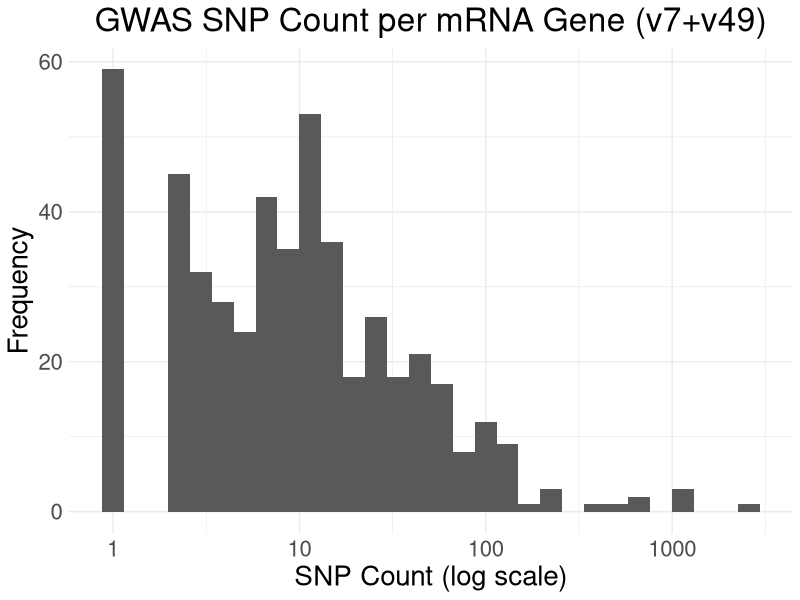
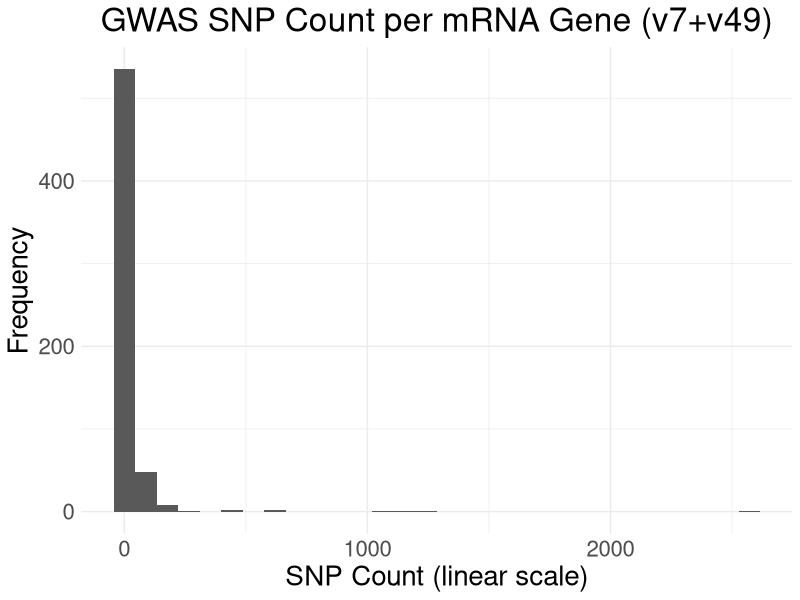
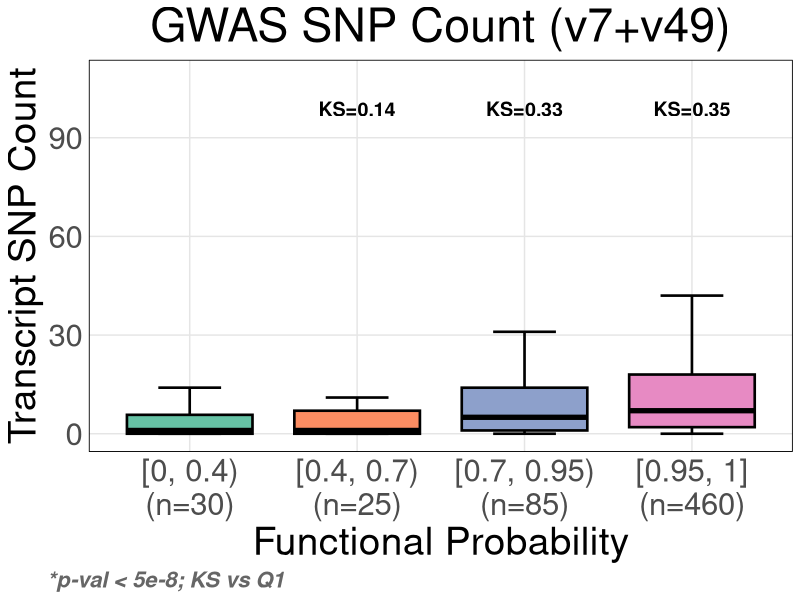
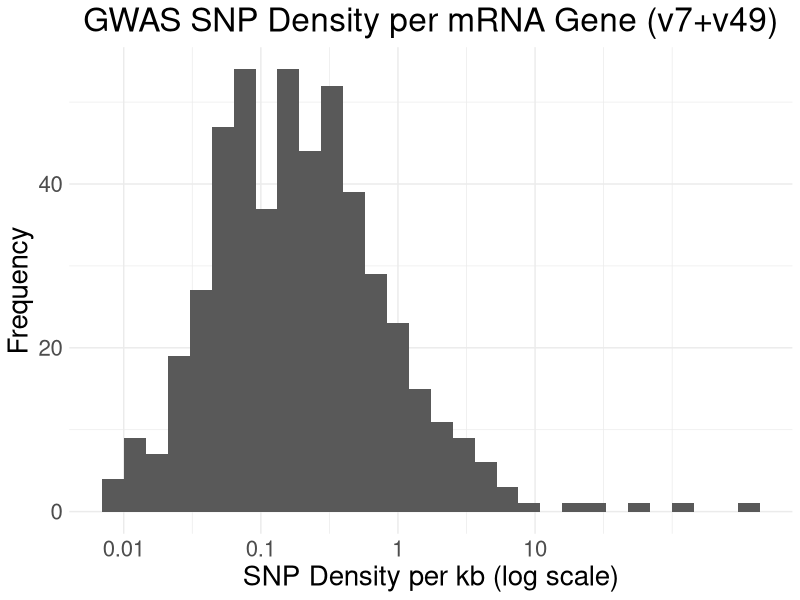
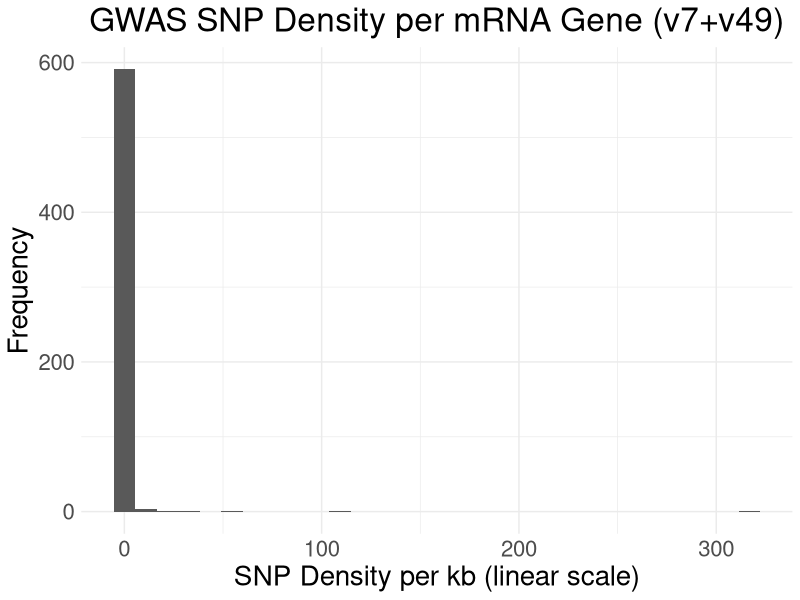
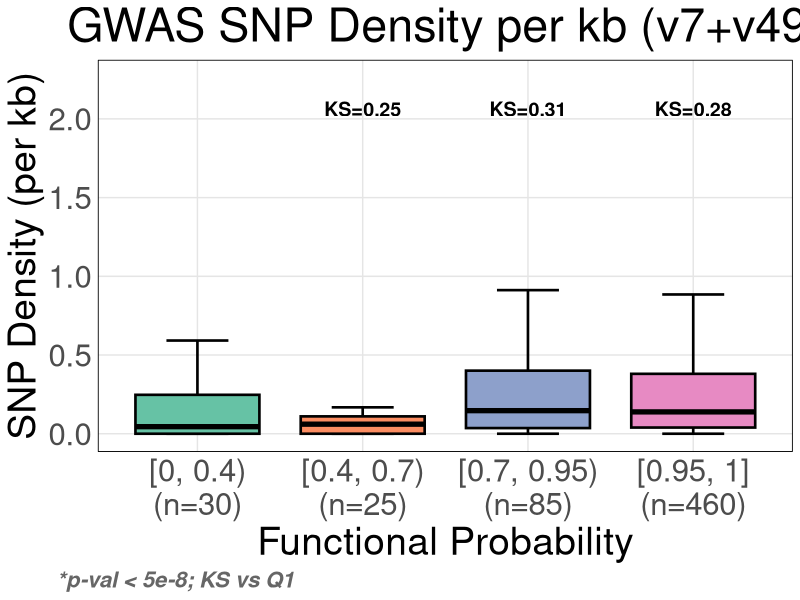
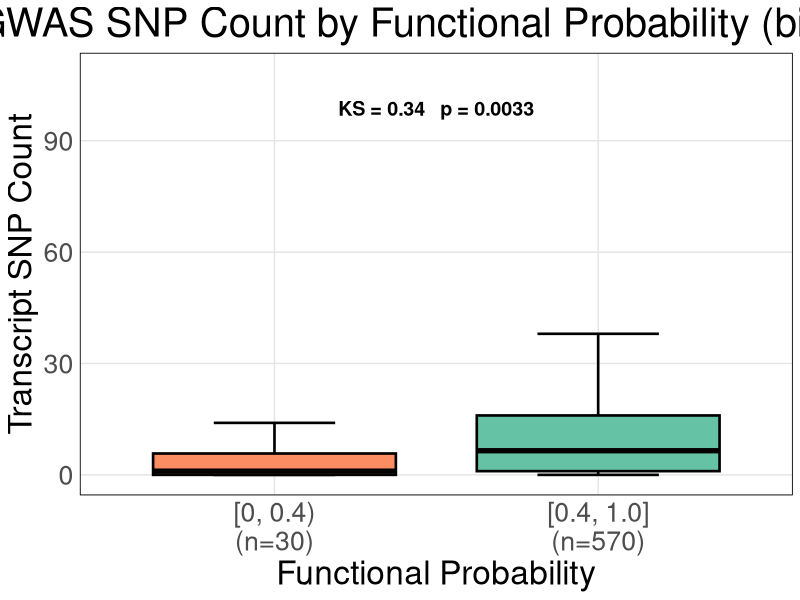
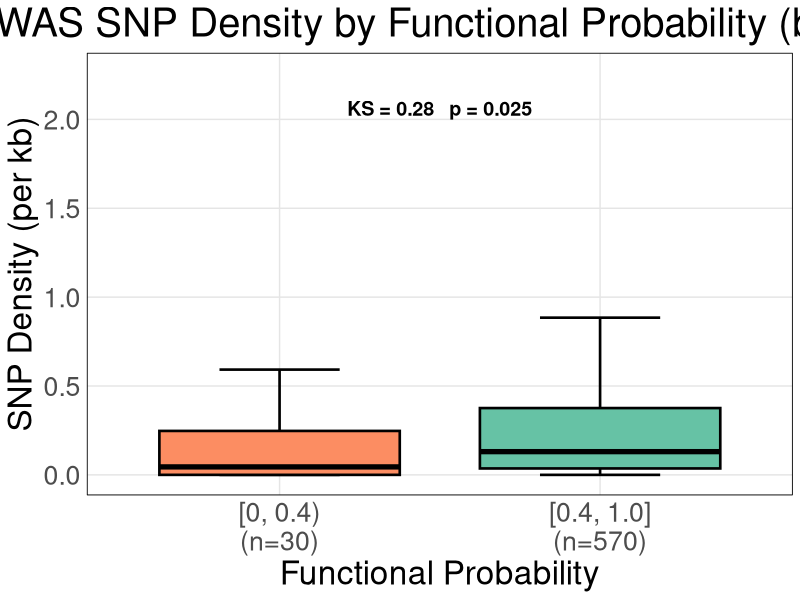

R code for these plots, in order:
# ===============================================
# GWAS SNP Density Analysis for mrna_old_vs_new (v7 vs v49)
# ===============================================
# Forked from mrna_gwas_snp_density_analysis.R for the 500-gene
# v7-deprecated vs v49-current paired mRNA dataset.

library(dplyr)
library(tidyr)
library(stringr)
library(ggplot2)

custom_colors <- c("#66C2A5", "#FC8D62", "#8DA0CB", "#E78AC3", "#A6D854", "#FFD92F", "#E5C494", "red", "yellow", "green")

# Input: output of extract_gwas_data_mrna.sh
gwas_data <- read.csv("../results/mrna_old_vs_new_gwas_snp_density.csv", header = TRUE)

# Highest probability across exons
gwas_data <- gwas_data %>%
  mutate(
    highest_prob = pmax(ex2_prob_Yes, ex3_prob_Yes, na.rm = TRUE)
  )

cat("Dataset dimensions:", nrow(gwas_data), "genes x", ncol(gwas_data), "columns\n")
cat("Genes with transcript SNPs:", sum(gwas_data$transcript_SNP_count_ct > 0, na.rm = TRUE), "\n")
cat("Functional split:\n")
print(table(gwas_data$Functional))

#####################
# SNP Count Analysis #
#####################

filtered_snp_count_data <- gwas_data %>%
  mutate(
    selected_snp_count = ifelse(ex2_prob_Yes == ex3_prob_Yes,
                                ifelse(is.na(ex3_SNP_count_ct),
                                       ex2_SNP_count_ct,
                                       ifelse(!is.na(ex2_SNP_count_ct),
                                              ifelse(ex2_SNP_count_ct >= ex3_SNP_count_ct,
                                                     ex2_SNP_count_ct,
                                                     ex3_SNP_count_ct),
                                              ex3_SNP_count_ct)),
                                ifelse(ex2_prob_Yes > ex3_prob_Yes,
                                       ex2_SNP_count_ct,
                                       ex3_SNP_count_ct)),
    max_snp_count = transcript_SNP_count_ct,

    snp_count_category = case_when(
      transcript_SNP_count_ct < 1 ~ "0",
      transcript_SNP_count_ct >= 1 & transcript_SNP_count_ct <= 10 ~ "1-10",
      transcript_SNP_count_ct > 10 & transcript_SNP_count_ct <= 50 ~ "11-50",
      transcript_SNP_count_ct > 50 ~ ">50"
    ),

    snp_density_per_kb = transcript_SNP_count_ct / (End_Transcript - Start_Transcript) * 1000
  )


density_quintiles <- quantile(
  filtered_snp_count_data$snp_density_per_kb[filtered_snp_count_data$snp_density_per_kb > 0],
  probs = seq(0, 1, by = 0.25), na.rm = TRUE
)
cat("\n=== SNP Density Quartiles (non-zero only) ===\n")
print(density_quintiles)

q1 <- round(density_quintiles[2], 3)
q2 <- round(density_quintiles[3], 3)
q3 <- round(density_quintiles[4], 3)

filtered_snp_count_data <- filtered_snp_count_data %>%
  mutate(
    snp_density_category = case_when(
      is.na(snp_density_per_kb) ~ "NA",
      snp_density_per_kb == 0 ~ "0",
      snp_density_per_kb > 0 & snp_density_per_kb <= density_quintiles[2] ~ "Q1",
      snp_density_per_kb > density_quintiles[2] & snp_density_per_kb <= density_quintiles[3] ~ "Q2",
      snp_density_per_kb > density_quintiles[3] & snp_density_per_kb <= density_quintiles[4] ~ "Q3",
      snp_density_per_kb > density_quintiles[4] ~ "Q4"
    )
  )

count_quintiles <- quantile(
  filtered_snp_count_data$transcript_SNP_count_ct[filtered_snp_count_data$transcript_SNP_count_ct > 0],
  probs = seq(0, 1, by = 0.25), na.rm = TRUE
)
cat("\n=== SNP Count Quartiles (non-zero only) ===\n")
print(count_quintiles)

filtered_snp_count_data <- filtered_snp_count_data %>%
  mutate(
    snp_count_category = case_when(
      transcript_SNP_count_ct == 0 ~ "0",
      transcript_SNP_count_ct >= 1 & transcript_SNP_count_ct <= count_quintiles[2] ~ "Q1",
      transcript_SNP_count_ct > count_quintiles[2] & transcript_SNP_count_ct <= count_quintiles[3] ~ "Q2",
      transcript_SNP_count_ct > count_quintiles[3] & transcript_SNP_count_ct <= count_quintiles[4] ~ "Q3",
      transcript_SNP_count_ct > count_quintiles[4] ~ "Q4"
    )
  )

cat("\n=== SNP Count Summary ===\n")
print(summary(filtered_snp_count_data$transcript_SNP_count_ct))
cat("\n=== SNP Density per kb Summary ===\n")
print(summary(filtered_snp_count_data$snp_density_per_kb))
cat("\n=== SNP Count Categories ===\n")
print(table(filtered_snp_count_data$snp_count_category))
cat("\n=== SNP Density Categories ===\n")
print(table(filtered_snp_count_data$snp_density_category))

filtered_snp_count_data$snp_count_category <- factor(
  filtered_snp_count_data$snp_count_category,
  levels = c("0", "Q1", "Q2", "Q3", "Q4")
)

filtered_snp_count_data$snp_density_category <- factor(
  filtered_snp_count_data$snp_density_category,
  levels = c("0", "Q1", "Q2", "Q3", "Q4")
)

#####################
# SNP Count Plots   #
#####################

p_hist_log <- ggplot(filtered_snp_count_data %>% filter(transcript_SNP_count_ct > 0),
                     aes(x = transcript_SNP_count_ct)) +
  geom_histogram(bins = 30) +
  scale_x_log10(breaks = c(1, 10, 100, 1000), labels = c(1, 10, 100, 1000)) +
  labs(
    title = "GWAS SNP Count per mRNA Gene (v7+v49)",
    x = "SNP Count (log scale)",
    y = "Frequency"
  ) +
  theme_minimal() +
  theme(
    plot.title = element_text(hjust = 0.5),
    text = element_text(size = 20),
    plot.background = element_rect(fill = "white", colour = NA),
    panel.background = element_rect(fill = "white", colour = NA)
  )

ggsave("../results/gwas/mrna_old_vs_new_SNP_count_histogram_log.png", p_hist_log, width = 10, height = 7)

p_hist_lin <- ggplot(filtered_snp_count_data, aes(x = transcript_SNP_count_ct)) +
  geom_histogram(bins = 30) +
  labs(
    title = "GWAS SNP Count per mRNA Gene (v7+v49)",
    x = "SNP Count (linear scale)",
    y = "Frequency"
  ) +
  theme_minimal() +
  theme(
    plot.title = element_text(hjust = 0.5),
    text = element_text(size = 20),
    plot.background = element_rect(fill = "white", colour = NA),
    panel.background = element_rect(fill = "white", colour = NA)
  )

ggsave("../results/gwas/mrna_old_vs_new_SNP_count_histogram_linear.png", p_hist_lin, width = 10, height = 7)

range_label <- function(cat, quintiles, digits = 3) {
  if (cat == "0") return("0")
  i  <- as.integer(sub("Q", "", cat))
  lo <- round(quintiles[i], digits)
  sprintf(">%s", lo)
}

# Bin highest_prob using fixed biological bins anchored on the 0.4 model threshold.
# Quantile-based binning fails here because the model output is heavily right-skewed
# (>75% of predictions cluster at prob_Yes == 1.000), so quartile cuts collapse.
prob_breaks <- c(0, 0.4, 0.7, 0.95, 1.0001)  # 1.0001 to include the inclusive upper bound
prob_labels <- c("Q1", "Q2", "Q3", "Q4")
# Bin boundaries shown to the user in plot labels
prob_quintiles <- c(0, 0.4, 0.7, 0.95, 1.0)
cat("\n=== Functional Probability Bins (fixed) ===\n")
print(setNames(prob_quintiles, c("min", "Q1/Q2", "Q2/Q3", "Q3/Q4", "max")))

filtered_snp_count_data <- filtered_snp_count_data %>%
  mutate(
    prob_category = cut(highest_prob, breaks = prob_breaks,
                        labels = prob_labels, include.lowest = TRUE, right = FALSE)
  )
filtered_snp_count_data$prob_category <- factor(
  filtered_snp_count_data$prob_category,
  levels = prob_labels
)
cat("\n=== Functional Probability Bin Sizes ===\n")
print(table(filtered_snp_count_data$prob_category, useNA = "ifany"))

legend_data <- filtered_snp_count_data %>%
  filter(!is.na(prob_category)) %>%
  count(prob_category)

# x-axis labels: half-open intervals matching cut(..., right=FALSE).
# The final bin is closed on both ends since prob == 1.0 is in scope.
prob_label <- function(cat, quintiles, digits = 2) {
  i  <- as.integer(sub("Q", "", cat))
  lo <- round(quintiles[i], digits)
  hi <- round(quintiles[i + 1], digits)
  closer <- if (i == length(quintiles) - 1) "]" else ")"
  sprintf("[%s, %s%s", lo, hi, closer)
}
new_labels <- setNames(
  vapply(as.character(legend_data$prob_category), function(cat) {
    n_val <- legend_data$n[as.character(legend_data$prob_category) == cat]
    paste0(prob_label(cat, prob_quintiles, digits = 2), "\n(n=", n_val, ")")
  }, character(1)),
  legend_data$prob_category
)

# KS tests: compare each higher probability quartile against Q1 (lowest)
reference_group <- "Q1"
comparison_groups <- c("Q2", "Q3", "Q4")

reference_data <- filtered_snp_count_data %>%
  filter(prob_category == reference_group) %>%
  pull(transcript_SNP_count_ct)

stats_list <- lapply(comparison_groups, function(group) {
  comparison_data <- filtered_snp_count_data %>%
    filter(prob_category == group) %>%
    pull(transcript_SNP_count_ct)

  if (length(comparison_data) < 2) {
    return(data.frame(prob_category = group, label = "n<2"))
  }

  ks_result <- ks.test(reference_data, comparison_data)
  data.frame(
    prob_category = group,
    label = paste0("KS=", round(ks_result$statistic, 2))
  )
})

stats_labels <- do.call(rbind, stats_list)
# Position KS labels just above the 95th-percentile of SNP count for headroom
count_ymax <- quantile(filtered_snp_count_data$transcript_SNP_count_ct, 0.95, na.rm = TRUE)
stats_labels$y_position <- count_ymax * 1.05

p_snp_count <- ggplot(filtered_snp_count_data %>% filter(!is.na(prob_category)),
                      aes(x = prob_category, y = transcript_SNP_count_ct, fill = prob_category)) +
  geom_boxplot(linewidth = 0.9, na.rm = TRUE, outlier.shape = NA, color = "black", staplewidth = 0.5) +
  scale_fill_manual(values = custom_colors[1:length(levels(filtered_snp_count_data$prob_category))]) +
  scale_x_discrete(labels = new_labels) +
  geom_text(
    data = stats_labels,
    aes(x = prob_category, y = y_position, label = label),
    inherit.aes = FALSE,
    size = 5,
    color = "black",
    fontface = "bold"
  ) +
  coord_cartesian(ylim = c(0, count_ymax * 1.15), clip = "off") +
  labs(
    title = "GWAS SNP Count (v7+v49)",
    x = "Functional Probability",
    y = "Transcript SNP Count",
    caption = "*p-val < 5e-8; KS vs Q1"
  ) +
  theme_minimal() +
  theme(
    plot.title = element_text(hjust = 0.5),
    text = element_text(size = 28),
    axis.text.x = element_text(hjust = 0.5),
    panel.grid.major = element_line(color = "gray90"),
    panel.grid.minor = element_blank(),
    legend.position = "none",
    panel.border = element_rect(colour = "black", fill = NA, linewidth = 0.3),
    plot.caption = element_text(size = 16, hjust = -0.09, face = "bold.italic", color = "grey40"),
    plot.background = element_rect(fill = "white", colour = NA),
    panel.background = element_rect(fill = "white", colour = NA)
  )

ggsave("../results/gwas/mrna_old_vs_new_SNP_count_boxPlot.png", p_snp_count, width = 12, height = 8)

#####################
# SNP Density Plots #
#####################

density_data <- filtered_snp_count_data %>% filter(!is.na(snp_density_category))

p_dens_hist_log <- ggplot(density_data %>% filter(snp_density_per_kb > 0),
                          aes(x = snp_density_per_kb)) +
  geom_histogram(bins = 30) +
  scale_x_log10(breaks = c(0.01, 0.1, 1, 10), labels = c(0.01, 0.1, 1, 10)) +
  labs(
    title = "GWAS SNP Density per mRNA Gene (v7+v49)",
    x = "SNP Density per kb (log scale)",
    y = "Frequency"
  ) +
  theme_minimal() +
  theme(
    plot.title = element_text(hjust = 0.5),
    text = element_text(size = 20),
    plot.background = element_rect(fill = "white", colour = NA),
    panel.background = element_rect(fill = "white", colour = NA)
  )

ggsave("../results/gwas/mrna_old_vs_new_SNP_density_histogram_log.png", p_dens_hist_log, width = 10, height = 7)

p_dens_hist_lin <- ggplot(density_data, aes(x = snp_density_per_kb)) +
  geom_histogram(bins = 30) +
  labs(
    title = "GWAS SNP Density per mRNA Gene (v7+v49)",
    x = "SNP Density per kb (linear scale)",
    y = "Frequency"
  ) +
  theme_minimal() +
  theme(
    plot.title = element_text(hjust = 0.5),
    text = element_text(size = 20),
    plot.background = element_rect(fill = "white", colour = NA),
    panel.background = element_rect(fill = "white", colour = NA)
  )

ggsave("../results/gwas/mrna_old_vs_new_SNP_density_histogram_linear.png", p_dens_hist_lin, width = 10, height = 7)

# Reuse prob_category from above; legend/labels show probability quartile ranges + n
legend_data <- density_data %>%
  filter(!is.na(prob_category)) %>%
  count(prob_category)

new_labels <- setNames(
  vapply(as.character(legend_data$prob_category), function(cat) {
    n_val <- legend_data$n[as.character(legend_data$prob_category) == cat]
    paste0(prob_label(cat, prob_quintiles, digits = 2), "\n(n=", n_val, ")")
  }, character(1)),
  legend_data$prob_category
)

# KS tests: compare each higher-probability quartile's SNP density against Q1
reference_group <- "Q1"
comparison_groups <- c("Q2", "Q3", "Q4")

reference_data <- density_data %>%
  filter(prob_category == reference_group) %>%
  pull(snp_density_per_kb)

stats_list <- lapply(comparison_groups, function(group) {
  comparison_data <- density_data %>%
    filter(prob_category == group) %>%
    pull(snp_density_per_kb)

  if (length(comparison_data) < 2) {
    return(data.frame(prob_category = group, label = "n<2"))
  }

  ks_result <- ks.test(reference_data, comparison_data)
  data.frame(
    prob_category = group,
    label = paste0("KS=", round(ks_result$statistic, 2))
  )
})

stats_labels <- do.call(rbind, stats_list)
# Position KS labels above the 95th-percentile density for headroom
dens_ymax <- quantile(density_data$snp_density_per_kb, 0.95, na.rm = TRUE)
stats_labels$y_position <- dens_ymax * 1.05

p_snp_density <- ggplot(density_data %>% filter(!is.na(prob_category)),
                        aes(x = prob_category, y = snp_density_per_kb, fill = prob_category)) +
  geom_boxplot(linewidth = 0.9, na.rm = TRUE, outlier.shape = NA, color = "black", staplewidth = 0.5) +
  scale_fill_manual(values = custom_colors[1:length(levels(density_data$prob_category))]) +
  scale_x_discrete(labels = new_labels) +
  geom_text(
    data = stats_labels,
    aes(x = prob_category, y = y_position, label = label),
    inherit.aes = FALSE,
    size = 5,
    color = "black",
    fontface = "bold"
  ) +
  coord_cartesian(ylim = c(0, dens_ymax * 1.15), clip = "off") +
  labs(
    title = "GWAS SNP Density per kb (v7+v49)",
    x = "Functional Probability",
    y = "SNP Density (per kb)",
    caption = "*p-val < 5e-8; KS vs Q1"
  ) +
  theme_minimal() +
  theme(
    plot.title = element_text(hjust = 0.5),
    text = element_text(size = 28),
    axis.text.x = element_text(hjust = 0.5),
    panel.grid.major = element_line(color = "gray90"),
    panel.grid.minor = element_blank(),
    legend.position = "none",
    panel.border = element_rect(colour = "black", fill = NA, linewidth = 0.3),
    plot.caption = element_text(size = 16, hjust = -0.09, face = "bold.italic", color = "grey40"),
    plot.background = element_rect(fill = "white", colour = NA),
    panel.background = element_rect(fill = "white", colour = NA)
  )

ggsave("../results/gwas/mrna_old_vs_new_SNP_density_boxPlot.png", p_snp_density, width = 12, height = 8)

#####################
# Binary probability split: below vs above the 0.4 functional threshold
#####################

binary_data <- filtered_snp_count_data %>%
  filter(!is.na(highest_prob)) %>%
  mutate(prob_binary = factor(ifelse(highest_prob < 0.4, "[0, 0.4)", "[0.4, 1.0]"),
                              levels = c("[0, 0.4)", "[0.4, 1.0]")))

binary_legend <- binary_data %>% count(prob_binary)
binary_labels <- setNames(
  paste0(binary_legend$prob_binary, "\n(n=", binary_legend$n, ")"),
  as.character(binary_legend$prob_binary)
)

# KS tests across the binary split
ref_bin_count   <- binary_data %>% filter(prob_binary == "[0, 0.4)") %>% pull(transcript_SNP_count_ct)
cmp_bin_count   <- binary_data %>% filter(prob_binary == "[0.4, 1.0]") %>% pull(transcript_SNP_count_ct)
ks_bin_count    <- ks.test(ref_bin_count, cmp_bin_count)

bin_density_data <- binary_data %>% filter(!is.na(snp_density_per_kb))
ref_bin_dens   <- bin_density_data %>% filter(prob_binary == "[0, 0.4)") %>% pull(snp_density_per_kb)
cmp_bin_dens   <- bin_density_data %>% filter(prob_binary == "[0.4, 1.0]") %>% pull(snp_density_per_kb)
ks_bin_density <- ks.test(ref_bin_dens, cmp_bin_dens)

cat("\n=== Binary Probability Split (threshold 0.4) ===\n")
print(binary_data %>%
  group_by(prob_binary) %>%
  summarise(
    n = n(),
    median_count = median(transcript_SNP_count_ct, na.rm = TRUE),
    mean_count = round(mean(transcript_SNP_count_ct, na.rm = TRUE), 2),
    median_density = round(median(snp_density_per_kb, na.rm = TRUE), 3),
    mean_density = round(mean(snp_density_per_kb, na.rm = TRUE), 3),
    .groups = "drop"
  ))
cat(sprintf("KS (count):   D = %.3f  p = %.3g\n", ks_bin_count$statistic, ks_bin_count$p.value))
cat(sprintf("KS (density): D = %.3f  p = %.3g\n", ks_bin_density$statistic, ks_bin_density$p.value))

binary_colors <- c("[0, 0.4)" = "#FC8D62", "[0.4, 1.0]" = "#66C2A5")

# --- Count boxplot (binary) ---
count_ymax_bin <- quantile(binary_data$transcript_SNP_count_ct, 0.95, na.rm = TRUE)
p_count_bin <- ggplot(binary_data,
                      aes(x = prob_binary, y = transcript_SNP_count_ct, fill = prob_binary)) +
  geom_boxplot(linewidth = 0.9, na.rm = TRUE, outlier.shape = NA, color = "black", staplewidth = 0.5) +
  scale_fill_manual(values = binary_colors) +
  scale_x_discrete(labels = binary_labels) +
  annotate("text", x = 1.5, y = count_ymax_bin * 1.05,
           label = sprintf("KS = %.2f   p = %.2g", ks_bin_count$statistic, ks_bin_count$p.value),
           size = 5, fontface = "bold") +
  coord_cartesian(ylim = c(0, count_ymax_bin * 1.15), clip = "off") +
  labs(
    title = "GWAS SNP Count by Functional Probability (binary)",
    x = "Functional Probability",
    y = "Transcript SNP Count"
  ) +
  theme_minimal() +
  theme(
    plot.title = element_text(hjust = 0.5),
    text = element_text(size = 24),
    axis.text.x = element_text(hjust = 0.5),
    panel.grid.major = element_line(color = "gray90"),
    panel.grid.minor = element_blank(),
    legend.position = "none",
    panel.border = element_rect(colour = "black", fill = NA, linewidth = 0.3),
    plot.background = element_rect(fill = "white", colour = NA),
    panel.background = element_rect(fill = "white", colour = NA)
  )

ggsave("../results/gwas/mrna_old_vs_new_SNP_count_boxPlot_binary.png",
       p_count_bin, width = 10, height = 8)

# --- Density boxplot (binary) ---
dens_ymax_bin <- quantile(bin_density_data$snp_density_per_kb, 0.95, na.rm = TRUE)
p_density_bin <- ggplot(bin_density_data,
                        aes(x = prob_binary, y = snp_density_per_kb, fill = prob_binary)) +
  geom_boxplot(linewidth = 0.9, na.rm = TRUE, outlier.shape = NA, color = "black", staplewidth = 0.5) +
  scale_fill_manual(values = binary_colors) +
  scale_x_discrete(labels = binary_labels) +
  annotate("text", x = 1.5, y = dens_ymax_bin * 1.05,
           label = sprintf("KS = %.2f   p = %.2g", ks_bin_density$statistic, ks_bin_density$p.value),
           size = 5, fontface = "bold") +
  coord_cartesian(ylim = c(0, dens_ymax_bin * 1.15), clip = "off") +
  labs(
    title = "GWAS SNP Density by Functional Probability (binary)",
    x = "Functional Probability",
    y = "SNP Density (per kb)"
  ) +
  theme_minimal() +
  theme(
    plot.title = element_text(hjust = 0.5),
    text = element_text(size = 24),
    axis.text.x = element_text(hjust = 0.5),
    panel.grid.major = element_line(color = "gray90"),
    panel.grid.minor = element_blank(),
    legend.position = "none",
    panel.border = element_rect(colour = "black", fill = NA, linewidth = 0.3),
    plot.background = element_rect(fill = "white", colour = NA),
    panel.background = element_rect(fill = "white", colour = NA)
  )

ggsave("../results/gwas/mrna_old_vs_new_SNP_density_boxPlot_binary.png",
       p_density_bin, width = 10, height = 8)

#####################
# SNP density vs sequence length scatter
#####################

# Transcript length is the natural "sequence length" here since SNP density is
# normalized by it. Drop rows without resolved transcript coords or zero span.
scatter_data <- filtered_snp_count_data %>%
  filter(!is.na(End_Transcript), !is.na(Start_Transcript)) %>%
  mutate(transcript_length = End_Transcript - Start_Transcript) %>%
  filter(transcript_length > 0, !is.na(snp_density_per_kb))

n_total <- nrow(scatter_data)
n_nonzero <- sum(scatter_data$snp_density_per_kb > 0)

# Correlations (linear scale and log-log)
pearson_lin <- cor(scatter_data$transcript_length, scatter_data$snp_density_per_kb,
                   method = "pearson", use = "pairwise.complete.obs")
spearman    <- cor(scatter_data$transcript_length, scatter_data$snp_density_per_kb,
                   method = "spearman", use = "pairwise.complete.obs")

# log-log Pearson restricted to nonzero density (log(0) undefined)
nz <- scatter_data %>% filter(snp_density_per_kb > 0)
pearson_log <- cor(log10(nz$transcript_length), log10(nz$snp_density_per_kb),
                   method = "pearson")

cat("\n=== SNP Density vs Transcript Length ===\n")
cat(sprintf("n = %d (%d with density > 0)\n", n_total, n_nonzero))
cat(sprintf("Pearson  (linear):   r = %.3f\n", pearson_lin))
cat(sprintf("Spearman (rank):     rho = %.3f\n", spearman))
cat(sprintf("Pearson  (log-log, density>0): r = %.3f\n", pearson_log))

# Linear-axes scatter
p_scatter_lin <- ggplot(scatter_data,
                        aes(x = transcript_length, y = snp_density_per_kb, color = Functional)) +
  geom_point(alpha = 0.6, size = 2) +
  geom_smooth(method = "lm", se = TRUE, color = "grey20", linewidth = 0.7) +
  scale_color_manual(values = c("No" = "#FC8D62", "Yes" = "#66C2A5"),
                     labels = c("No" = "v7", "Yes" = "v49")) +
  labs(
    title = "SNP density vs transcript length",
    subtitle = sprintf("Pearson r = %.3f   Spearman rho = %.3f   n = %d",
                       pearson_lin, spearman, n_total),
    x = "Transcript length (bp)",
    y = "GWAS SNP density (per kb)",
    color = "Source"
  ) +
  theme_minimal() +
  theme(
    plot.title = element_text(hjust = 0.5),
    plot.subtitle = element_text(hjust = 0.5, size = 14),
    text = element_text(size = 18),
    panel.border = element_rect(colour = "black", fill = NA, linewidth = 0.3),
    plot.background = element_rect(fill = "white", colour = NA),
    panel.background = element_rect(fill = "white", colour = NA)
  )

ggsave("../results/gwas/mrna_old_vs_new_density_vs_length_linear.png",
       p_scatter_lin, width = 11, height = 7)

# Log-log scatter (drops density == 0 points which can't be log-transformed)
p_scatter_log <- ggplot(nz,
                        aes(x = transcript_length, y = snp_density_per_kb, color = Functional)) +
  geom_point(alpha = 0.6, size = 2) +
  geom_smooth(method = "lm", se = TRUE, color = "grey20", linewidth = 0.7) +
  scale_x_log10() +
  scale_y_log10() +
  scale_color_manual(values = c("No" = "#FC8D62", "Yes" = "#66C2A5"),
                     labels = c("No" = "v7", "Yes" = "v49")) +
  labs(
    title = "SNP density vs transcript length (log-log)",
    subtitle = sprintf("Pearson r = %.3f (log-log, density>0)   n = %d", pearson_log, nrow(nz)),
    x = "Transcript length (bp, log scale)",
    y = "GWAS SNP density (per kb, log scale)",
    color = "Source"
  ) +
  theme_minimal() +
  theme(
    plot.title = element_text(hjust = 0.5),
    plot.subtitle = element_text(hjust = 0.5, size = 14),
    text = element_text(size = 18),
    panel.border = element_rect(colour = "black", fill = NA, linewidth = 0.3),
    plot.background = element_rect(fill = "white", colour = NA),
    panel.background = element_rect(fill = "white", colour = NA)
  )

ggsave("../results/gwas/mrna_old_vs_new_density_vs_length_loglog.png",
       p_scatter_log, width = 11, height = 7)

#####################
# Per-GENCODE-version boxplots: separate files for v7 and v49.
# Reuses the probability-bin x-axis from the combined boxplots, but
# subsets each plot to a single GENCODE version (v7 = deprecated genes,
# v49 = current genes).
#####################

version_specs <- list(
  list(suffix = "v7",  func_value = "No",  label = "v7",  fill = "#FC8D62"),
  list(suffix = "v49", func_value = "Yes", label = "v49", fill = "#66C2A5")
)

cat("\n=== Per-GENCODE-version per-probability-bin breakdown ===\n")

for (spec in version_specs) {
  sub_count   <- filtered_snp_count_data %>%
    filter(Functional == spec$func_value, !is.na(prob_category))
  sub_density <- sub_count %>% filter(!is.na(snp_density_per_kb))

  cat(sprintf("\n-- %s --\n", spec$label))
  print(sub_count %>%
    group_by(prob_category) %>%
    summarise(
      n = n(),
      median_count = median(transcript_SNP_count_ct, na.rm = TRUE),
      median_density = round(median(snp_density_per_kb, na.rm = TRUE), 3),
      .groups = "drop"
    ))

  # --- KS tests for SNP count, each prob bin vs Q1 (within this version) ---
  ref_count <- sub_count %>% filter(prob_category == "Q1") %>% pull(transcript_SNP_count_ct)
  stats_count <- lapply(c("Q2", "Q3", "Q4"), function(g) {
    d <- sub_count %>% filter(prob_category == g) %>% pull(transcript_SNP_count_ct)
    if (length(d) < 2 || length(ref_count) < 2) return(data.frame(prob_category = g, label = "n<2"))
    ks <- ks.test(ref_count, d)
    data.frame(prob_category = g, label = paste0("KS=", round(ks$statistic, 2)))
  })
  stats_count <- do.call(rbind, stats_count)
  count_ymax <- quantile(sub_count$transcript_SNP_count_ct, 0.95, na.rm = TRUE)
  stats_count$y_position <- count_ymax * 1.05

  # x-axis labels per bin: range + n for this subset
  count_legend <- sub_count %>% count(prob_category)
  count_labels <- setNames(
    vapply(as.character(count_legend$prob_category), function(cat) {
      n_val <- count_legend$n[as.character(count_legend$prob_category) == cat]
      paste0(prob_label(cat, prob_quintiles, digits = 2), "\n(n=", n_val, ")")
    }, character(1)),
    count_legend$prob_category
  )

  p_count <- ggplot(sub_count,
                    aes(x = prob_category, y = transcript_SNP_count_ct)) +
    geom_boxplot(linewidth = 0.9, na.rm = TRUE, outlier.shape = NA, color = "black",
                 fill = spec$fill, staplewidth = 0.5) +
    scale_x_discrete(labels = count_labels) +
    geom_text(
      data = stats_count,
      aes(x = prob_category, y = y_position, label = label),
      inherit.aes = FALSE,
      size = 5, color = "black", fontface = "bold"
    ) +
    coord_cartesian(ylim = c(0, count_ymax * 1.15), clip = "off") +
    labs(
      title = sprintf("GWAS SNP Count (%s)", spec$label),
      x = "Functional Probability",
      y = "Transcript SNP Count",
      caption = "*p-val < 5e-8; KS vs Q1"
    ) +
    theme_minimal() +
    theme(
      plot.title = element_text(hjust = 0.5),
      text = element_text(size = 24),
      axis.text.x = element_text(hjust = 0.5),
      panel.grid.major = element_line(color = "gray90"),
      panel.grid.minor = element_blank(),
      legend.position = "none",
      panel.border = element_rect(colour = "black", fill = NA, linewidth = 0.3),
      plot.caption = element_text(size = 14, hjust = -0.09, face = "bold.italic", color = "grey40"),
      plot.background = element_rect(fill = "white", colour = NA),
      panel.background = element_rect(fill = "white", colour = NA)
    )

  ggsave(sprintf("../results/gwas/mrna_old_vs_new_SNP_count_boxPlot_%s.png", spec$suffix),
         p_count, width = 12, height = 8)

  # --- KS tests for SNP density, each prob bin vs Q1 ---
  ref_dens <- sub_density %>% filter(prob_category == "Q1") %>% pull(snp_density_per_kb)
  stats_dens <- lapply(c("Q2", "Q3", "Q4"), function(g) {
    d <- sub_density %>% filter(prob_category == g) %>% pull(snp_density_per_kb)
    if (length(d) < 2 || length(ref_dens) < 2) return(data.frame(prob_category = g, label = "n<2"))
    ks <- ks.test(ref_dens, d)
    data.frame(prob_category = g, label = paste0("KS=", round(ks$statistic, 2)))
  })
  stats_dens <- do.call(rbind, stats_dens)
  dens_ymax <- quantile(sub_density$snp_density_per_kb, 0.95, na.rm = TRUE)
  stats_dens$y_position <- dens_ymax * 1.05

  dens_legend <- sub_density %>% count(prob_category)
  dens_labels <- setNames(
    vapply(as.character(dens_legend$prob_category), function(cat) {
      n_val <- dens_legend$n[as.character(dens_legend$prob_category) == cat]
      paste0(prob_label(cat, prob_quintiles, digits = 2), "\n(n=", n_val, ")")
    }, character(1)),
    dens_legend$prob_category
  )

  p_dens <- ggplot(sub_density,
                   aes(x = prob_category, y = snp_density_per_kb)) +
    geom_boxplot(linewidth = 0.9, na.rm = TRUE, outlier.shape = NA, color = "black",
                 fill = spec$fill, staplewidth = 0.5) +
    scale_x_discrete(labels = dens_labels) +
    geom_text(
      data = stats_dens,
      aes(x = prob_category, y = y_position, label = label),
      inherit.aes = FALSE,
      size = 5, color = "black", fontface = "bold"
    ) +
    coord_cartesian(ylim = c(0, dens_ymax * 1.15), clip = "off") +
    labs(
      title = sprintf("GWAS SNP Density (%s)", spec$label),
      x = "Functional Probability",
      y = "SNP Density (per kb)",
      caption = "*p-val < 5e-8; KS vs Q1"
    ) +
    theme_minimal() +
    theme(
      plot.title = element_text(hjust = 0.5),
      text = element_text(size = 24),
      axis.text.x = element_text(hjust = 0.5),
      panel.grid.major = element_line(color = "gray90"),
      panel.grid.minor = element_blank(),
      legend.position = "none",
      panel.border = element_rect(colour = "black", fill = NA, linewidth = 0.3),
      plot.caption = element_text(size = 14, hjust = -0.09, face = "bold.italic", color = "grey40"),
      plot.background = element_rect(fill = "white", colour = NA),
      panel.background = element_rect(fill = "white", colour = NA)
    )

  ggsave(sprintf("../results/gwas/mrna_old_vs_new_SNP_density_boxPlot_%s.png", spec$suffix),
         p_dens, width = 12, height = 8)
}

cat("\n=== All plots saved to results/gwas/ ===\n")
cat("Files generated:\n")
cat("  - mrna_old_vs_new_SNP_count_histogram_log.png\n")
cat("  - mrna_old_vs_new_SNP_count_histogram_linear.png\n")
cat("  - mrna_old_vs_new_SNP_count_boxPlot.png\n")
cat("  - mrna_old_vs_new_SNP_density_histogram_log.png\n")
cat("  - mrna_old_vs_new_SNP_density_histogram_linear.png\n")
cat("  - mrna_old_vs_new_SNP_density_boxPlot.png\n")
cat("  - mrna_old_vs_new_density_vs_length_linear.png\n")
cat("  - mrna_old_vs_new_density_vs_length_loglog.png\n")
cat("  - mrna_old_vs_new_SNP_count_boxPlot_v7.png\n")
cat("  - mrna_old_vs_new_SNP_count_boxPlot_v49.png\n")
cat("  - mrna_old_vs_new_SNP_density_boxPlot_v7.png\n")
cat("  - mrna_old_vs_new_SNP_density_boxPlot_v49.png\n")
cat("  - mrna_old_vs_new_SNP_count_boxPlot_binary.png\n")
cat("  - mrna_old_vs_new_SNP_density_boxPlot_binary.png\n")
